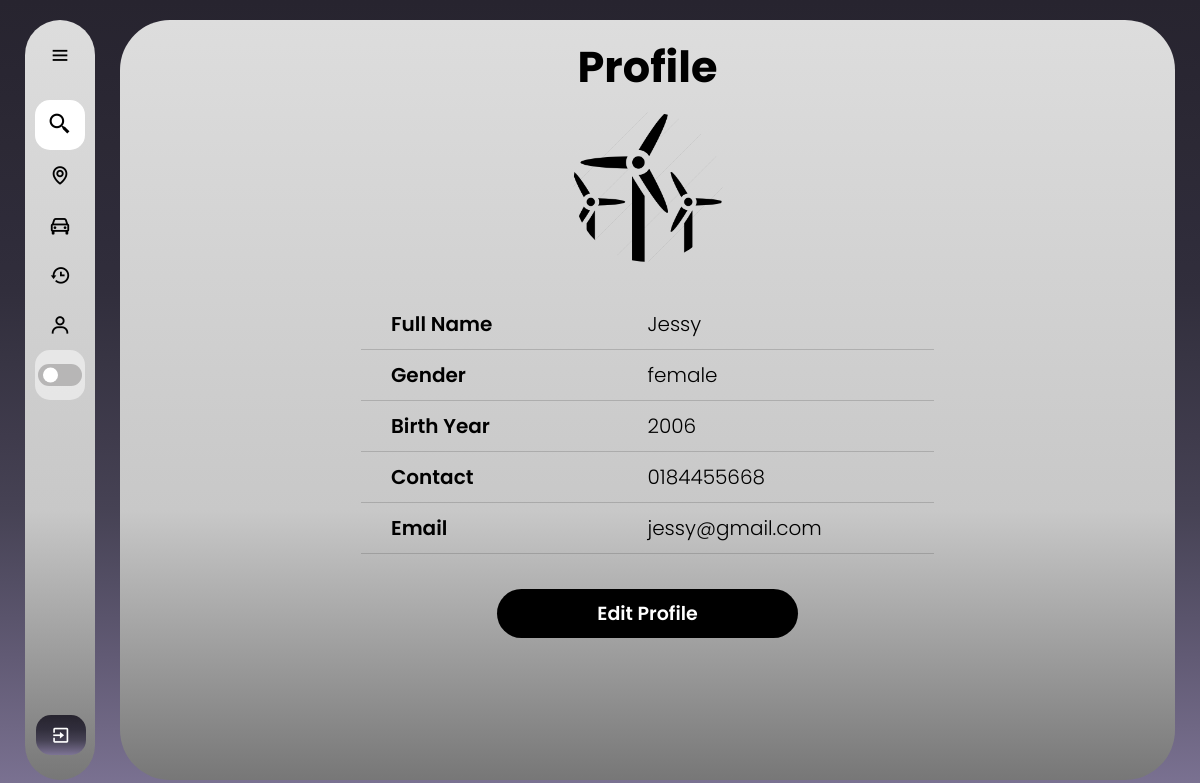
/dashboard (signed in), run on an earlier commit of the app's database.
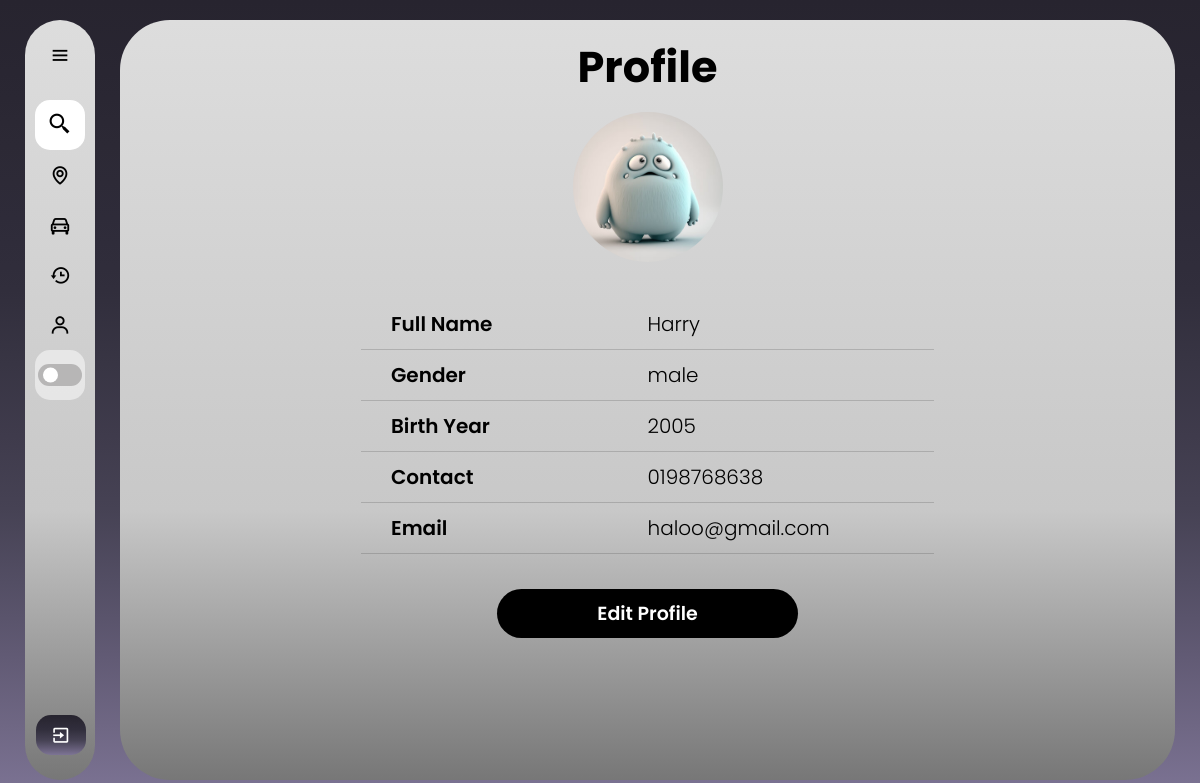
And on a later commit of the database.
### web/models.py (models this page shows)
class Profile(db.Model):
    id = db.Column(db.Integer, primary_key=True)
    fullName = db.Column(db.String(150))
    gender = db.Column(db.String(100), nullable=False)
    birthyear=db.Column(db.String(15), nullable=False)
    contact = db.Column(db.String(15), nullable=False)
    status = db.Column(db.String(20), nullable=False, default='APPROVING')
    profile_pic = db.Column(db.String(200), default="default.jpg")  # Make sure this column is present
    user_id = db.Column(db.Integer, db.ForeignKey('user.id'), nullable=False)

class User(db.Model, UserMixin):
    id = db.Column(db.Integer, primary_key=True)
    email = db.Column(db.String(150), unique=True)
    password = db.Column(db.String(150))
    is_admin = db.Column(db.Boolean, default=False)  # Add this line
    drivers_post = db.relationship('Rides', backref='user', lazy=True)
    profile = db.relationship('Profile', backref='user', lazy=True)
    passenger_matches = db.relationship('PassengerMatch', foreign_keys='PassengerMatch.passenger_id', backref='passenger_match', lazy=True)

### web/routes.py (the view)
@bp.route('/dashboard', methods=['GET'])
@login_required
def dashboard():
    profile = Profile.query.filter_by(user_id=current_user.id).first()
    if profile is None:
        flash("No profile found. Please complete your profile first.", category="error")
        return redirect(url_for('main.profile'))
    return render_template('dashboard.html', profile=profile)

### web/templates/dashboard.html (shortened to what this page needs)
{% extends "base.html" %}
{% block content %}
<!DOCTYPE html>
<html lang="en">
<head>
    <link rel="stylesheet" href="../static/dashboard.css">
</head>
<body>
    <div class="container">
        <h1>Profile</h1>
        <div class="box">
            <div class="details">
                {% if profile.profile_pic %}
                    <img src="{{ profile.profile_pic }}" alt="Profile Picture" style="width:150px;height:150px;">
                {% else %}
                    <p>No profile picture uploaded.</p>
                {% endif %}
                <div class="info">
                    <div class="row">
                        <div class="title">Full Name</div>
                        <div class="ans">{{ profile.fullName }}</div>
                    </div>
                    <div class="row">
                        <div class="title">Gender</div>
                        <div class="ans">{{ profile.gender }}</div>
                    </div>
                    <div class="row">
                        <div class="title">Birth Year</div>
                        <div class="ans">{{ profile.birthyear }}</div>
                    </div>
                    <div class="row">
                        <div class="title">Contact</div>
                        <div class="ans">{{ profile.contact }}</div>
                    </div>
                    <div class="row">
                        <div class="title">Email</div>
                        <div class="ans">{{ current_user.email }}</div>
                    </div>
                </div>
            </div>
            <a href="{{ url_for('main.editprofile') }}">
                <button type="submit" class="btn">Edit Profile</button>
            </a>
        </div>
    </div>
</body>
</html>
{% endblock %}

### web/templates/base.html (shortened to what this page needs)
<!DOCTYPE html>
<html>
  <head>
    <link rel="stylesheet" href="../static/base.css">
    <link href='https://unpkg.com/boxicons@2.1.4/css/boxicons.min.css' rel='stylesheet'>
  </head>
<body>
    <div class="sidebar">
      <div class="logo_name">
        <i class='bx bx-menu' id="btn" ></i>
      </div>
      <ul class="nav_list">
        <li>
          <i class='bx bx-search-alt-2' ></i>
          <input type="text" id="sidebarSearch" placeholder="Search Location...">
        </li>
        <li>
          <a href="{{ url_for('main.findarides')}}">
            <i class='bx bx-map' ></i>
          </a>
        </li>
        <li>
          <a href="{{ url_for('main.driver_post') }}">
            <i class='bx bx-car'></i>
          </a>
        </li>
        <li>
          <a href="{{ url_for('main.booking_history') }}" >
            <i class='bx bx-history' ></i>
          </a>
        </li>
        <li>
          <a href="{{ url_for('main.dashboard') }}" >
            <i class='bx bx-user'></i>
          </a>
        </li>
        <li class="mode">
          <div class="moon-sun">
          </div>
          <div class="toggle-switch">
            <span class="switch"></span>
          </div>
        </li>
      </ul>
      <div class="profile_content">
        <div class="profile">
          <a href="/">
            <i class='bx bx-exit' id="logout" ></i>
          </a>
        </div>
      </div>
    </div>
    <div class="right_box">
        {% block content %}{% endblock %}
    </div>
  </body>
</html>

### web/static/base.css (style rules this page uses)
* { margin: 0; padding: 0; box-sizing: border-box; font-family: "poppins"; }
:root { --background-color: linear-gradient(to bottom, #27242f, #292632, #2c2935, #2e2b39, #312e3c, #383544, #3f3b4c, #464254, #534e64, #615a74, #6f6784, #7d7495); --box-color: linear-gradient(180deg, #DDDDDD 0%, #C8C8C8 64.5%, #777777 100%); --text-color: black; --toggle-color: white; --mode-background: rgba(255, 255, 255, 0.5); --box-shadow: 5px 5px 10px rgba(0, 0, 0, 0.5); }
body { position: relative; min-height: 100vh; width: 100%; overflow: hidden; background: var(--background-color) fixed; }
.sidebar { position: fixed; top: 20px; bottom: 20px; left: 25px; width: 70px; background: var(--box-color); padding: 10px 10px; border-radius: 50px; transition: all 0.5s ease; }
.sidebar #btn { position: absolute; left: 50%; top: 10px; font-size: 22px; height: 50px; width: 50px; text-align: center; line-height: 50px; transform: translateX(-50%); color: var(--text-color); cursor: pointer; }
.sidebar ul { margin-top: 20px; }
.sidebar ul li { list-style: none; line-height: 50px; position: relative; height: 50px; width: 100%; }
.sidebar ul li input { position: absolute; height: 100%; width: 100%; left: 0; top: 0; border-radius: 15px; outline: none; border: none; background: var(--toggle-color); padding-left: 50px; font-size: 16px; color: var(--text-color); }
.sidebar ul li .bx-search-alt-2 { position: absolute; z-index: 100; height: 50px; min-width: 50px; line-height: 50px; text-align: center; font-size: 25px; transition: all 0.5s ease; color: var(--text-color); }
.sidebar ul li a { color: var(--text-color); display: flex; align-items: center; text-decoration: none; border-radius: 15px; white-space: nowrap; }
.sidebar ul li a i { font-size: 22px; height: 50px; min-width: 50px; line-height: 50px; text-align: center; transition: all 0.5s ease; }
.sidebar .nav_list .mode { background: var(--mode-background); border-radius: 15px; display: flex; align-items: center; position: relative; color: var(--text-color); position: relative; }
.sidebar .nav_list .mode .moon-sun { font-size: 22px; height: 50px; min-width: 50px; display: flex; align-items: center; justify-content: center; }
.sidebar .mode .toggle-switch { position: absolute; right: 3px; display: flex; align-items: center; justify-content: center; height: 100%; min-width: 45px; cursor: pointer; }
.toggle-switch .switch { position: relative; height: 22px; width: 44px; border-radius: 25px; background: #b7b6b6; }
.toggle-switch .switch::before { content: ''; position: absolute; height: 15px; width: 15px; border-radius: 50%; top: 50%; left: 5px; transform: translateY(-50%); background: var(--toggle-color); transition: all 0.5s ease; }
.sidebar .profile_content { position: absolute; color: white; bottom: 20px; left: 15px; width: 85%; }
.sidebar .profile_content .profile { position: relative; padding: 0 10px; height: 50px; border-radius: 15px; }
.profile #logout { color: var(--toggle-color); cursor: pointer; position: absolute; left: 35%; bottom: 5px; transform: translateX(-50%); min-width: 50px; line-height: 40px; font-size: 20px; border-radius: 15px; text-align: center; transition: all 0.4s ease; background: var(--background-color); }

What changed in the data, as far as the page shows it:
changed Profile: profile_pic: a different picture; fullName "Jessy" → "Harry"; gender "female" → "male"; birthyear "2006" → "2005"; contact "0184455668" → "0198768638"
changed User: email "jessy@gmail.com" → "haloo@gmail.com"
